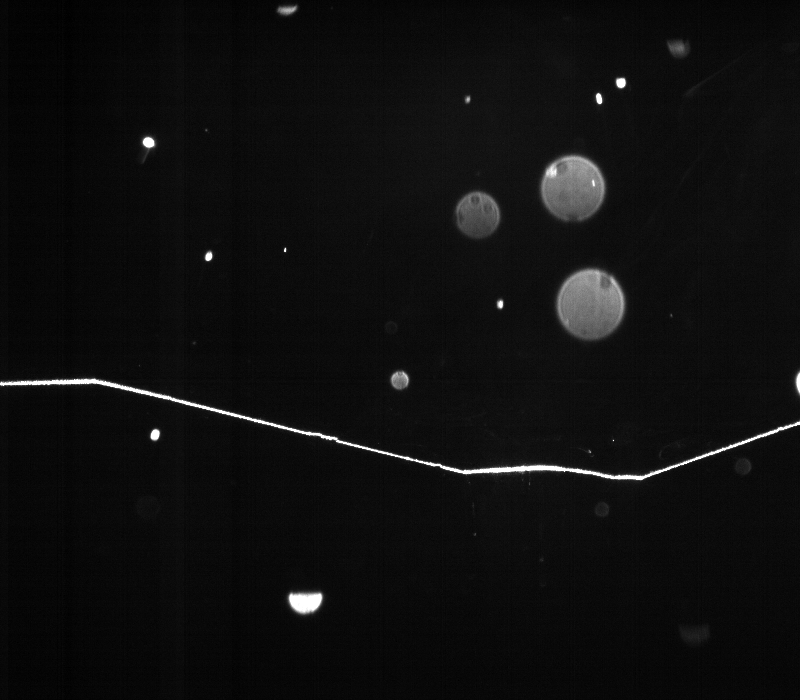
#> input picture OpenCV边缘提取与ROI/image/realimage.bmp, 800 x 700 px
$ python '轮廓提取.py'   (older library calls are emulated)
#> lines starting #> are read from the running program, lines starting #| are printed output that depends on the picture; after the words box and inside, x2 and y2 are one past the last pixel; in counts of white or black regions, pixels touching at a corner belong together
import cv2
import numpy as np
img = cv2.imread("image/realimage.bmp")
#> img is the input picture: shape (700, 800, 3); min 0, max 255, mean 14.7
gray = cv2.cvtColor(img,cv2.COLOR_BGR2GRAY)
ret,thresh = cv2.threshold(gray,177,255,cv2.THRESH_BINARY|cv2.THRESH_OTSU)
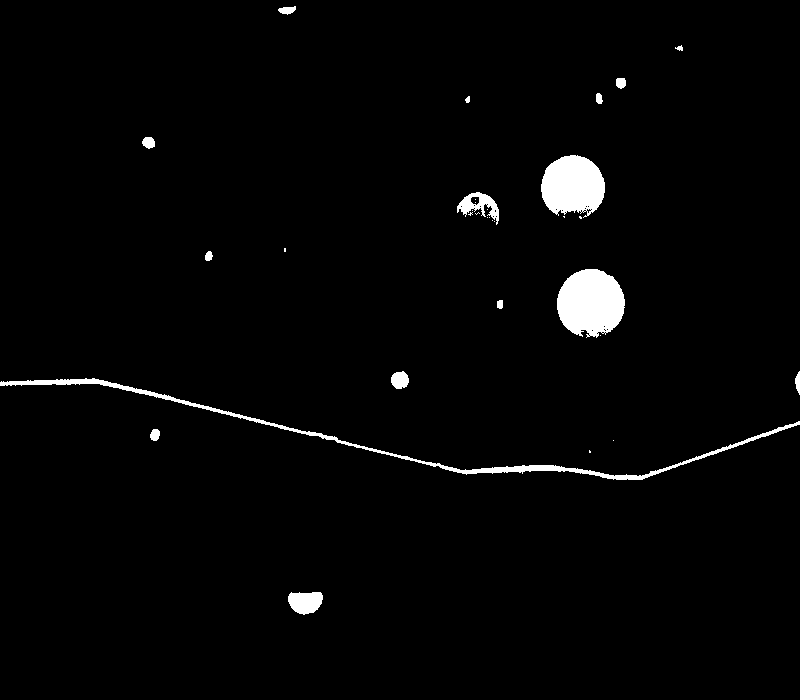
#> thresh: shape (700, 800); 2.2% white; 32 white regions (16 under 20 px)
#> ret = 84
cv2.imshow("thresh",thresh)
image,contours,hierarchy = cv2.findContours(thresh,cv2.RETR_TREE,cv2.CHAIN_APPROX_SIMPLE)
#> contours = 61 contours, 46 with area under 20; largest, box (x1, y1, x2, y2) and area: (557, 269, 625, 338) 3485, (541, 155, 605, 218) 2940, (0, 378, 800, 480) 2454, (288, 592, 323, 615) 580, (457, 192, 499, 225) 564
#cv2.imshow("con_image",contours)
count = len(contours)
#> count = 61
print("there are ",count," contours")
#| there are  61  contours
for i in range(count):
    img = cv2.drawContours(img,contours,i,[0,255,0],0)
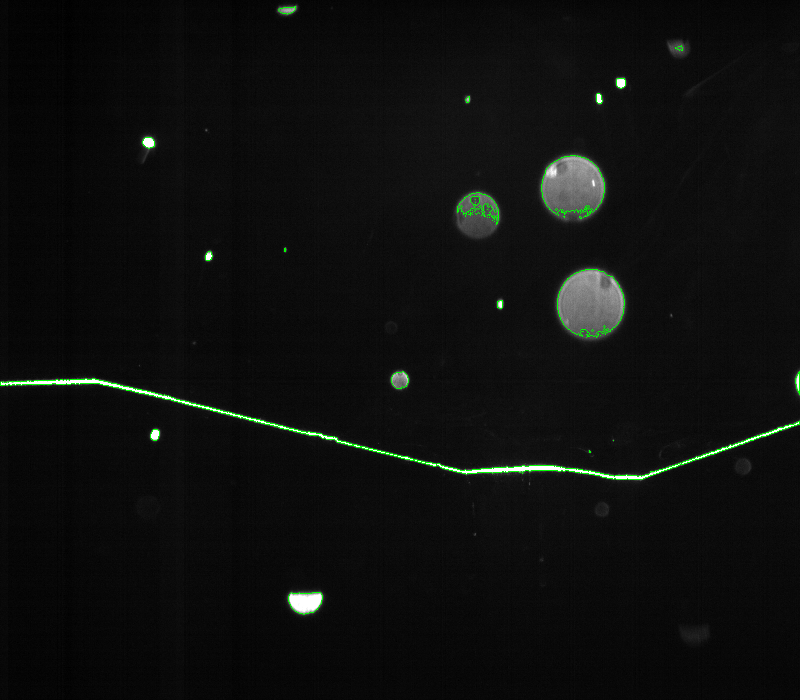
#> img: shape (700, 800, 3); mean B, G, R 14, 15.2, 14
cv2.imshow("img",img)
cv2.waitKey(0)
cv2.destroyAllWindows()
